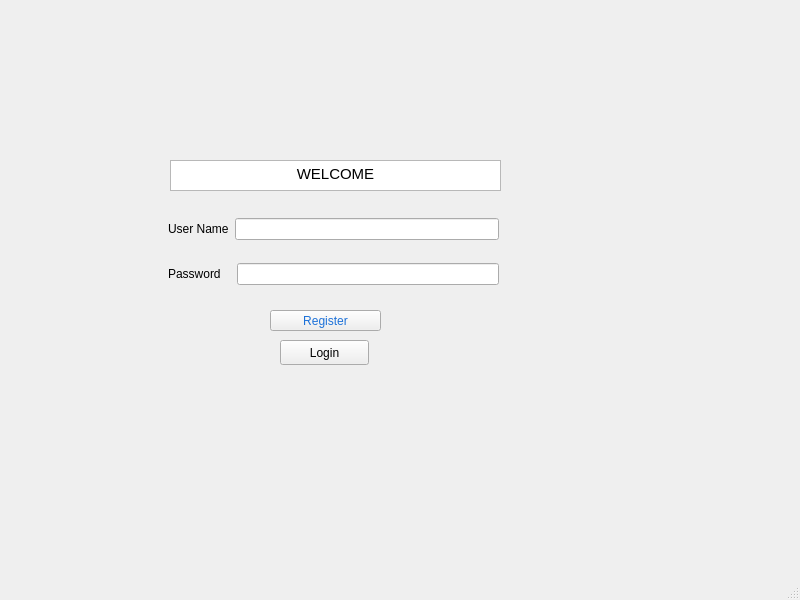
<?xml version="1.0" encoding="UTF-8"?>
<ui version="4.0">
 <class>MainWindow</class>
 <widget class="QMainWindow" name="MainWindow">
  <property name="geometry">
   <rect>
    <x>0</x>
    <y>0</y>
    <width>800</width>
    <height>600</height>
   </rect>
  </property>
  <property name="windowTitle">
   <string>MainWindow</string>
  </property>
  <widget class="QWidget" name="centralwidget">
   <widget class="QPushButton" name="pushButton_login">
    <property name="geometry">
     <rect>
      <x>280</x>
      <y>340</y>
      <width>89</width>
      <height>25</height>
     </rect>
    </property>
    <property name="text">
     <string>Login</string>
    </property>
   </widget>
   <widget class="QWidget" name="">
    <property name="geometry">
     <rect>
      <x>168</x>
      <y>201</y>
      <width>331</width>
      <height>101</height>
     </rect>
    </property>
    <layout class="QVBoxLayout" name="verticalLayout">
     <item>
      <layout class="QHBoxLayout" name="horizontalLayout">
       <item>
        <widget class="QLabel" name="label">
         <property name="text">
          <string>User Name</string>
         </property>
        </widget>
       </item>
       <item>
        <widget class="QLineEdit" name="lineEdit_UserName"/>
       </item>
      </layout>
     </item>
     <item>
      <layout class="QHBoxLayout" name="horizontalLayout_2">
       <item>
        <widget class="QLabel" name="label_2">
         <property name="text">
          <string>Password   </string>
         </property>
        </widget>
       </item>
       <item>
        <widget class="QLineEdit" name="lineEdit_Password"/>
       </item>
      </layout>
     </item>
    </layout>
   </widget>
   <widget class="QTextEdit" name="textEdit">
    <property name="geometry">
     <rect>
      <x>170</x>
      <y>160</y>
      <width>331</width>
      <height>31</height>
     </rect>
    </property>
    <property name="font">
     <font>
      <pointsize>27</pointsize>
     </font>
    </property>
    <property name="html">
     <string>&lt;!DOCTYPE HTML PUBLIC &quot;-//W3C//DTD HTML 4.0//EN&quot; &quot;http://www.w3.org/TR/REC-html40/strict.dtd&quot;&gt;
&lt;html&gt;&lt;head&gt;&lt;meta name=&quot;qrichtext&quot; content=&quot;1&quot; /&gt;&lt;meta charset=&quot;utf-8&quot; /&gt;&lt;style type=&quot;text/css&quot;&gt;
p, li { white-space: pre-wrap; }
hr { height: 1px; border-width: 0; }
li.unchecked::marker { content: &quot;\2610&quot;; }
li.checked::marker { content: &quot;\2612&quot;; }
&lt;/style&gt;&lt;/head&gt;&lt;body style=&quot; font-family:'Ubuntu'; font-size:27pt; font-weight:400; font-style:normal;&quot;&gt;
&lt;p align=&quot;center&quot; style=&quot; margin-top:0px; margin-bottom:0px; margin-left:0px; margin-right:0px; -qt-block-indent:0; text-indent:0px;&quot;&gt;&lt;span style=&quot; font-size:11pt;&quot;&gt;WELCOME&lt;/span&gt;&lt;/p&gt;&lt;/body&gt;&lt;/html&gt;</string>
    </property>
   </widget>
   <widget class="QPushButton" name="pushButton_register">
    <property name="geometry">
     <rect>
      <x>270</x>
      <y>310</y>
      <width>111</width>
      <height>21</height>
     </rect>
    </property>
    <property name="styleSheet">
     <string notr="true">color: rgb(28, 113, 216);</string>
    </property>
    <property name="text">
     <string>Register</string>
    </property>
   </widget>
  </widget>
  <widget class="QMenuBar" name="menubar">
   <property name="geometry">
    <rect>
     <x>0</x>
     <y>0</y>
     <width>800</width>
     <height>22</height>
    </rect>
   </property>
  </widget>
  <widget class="QStatusBar" name="statusbar"/>
 </widget>
 <resources/>
 <connections/>
</ui>
